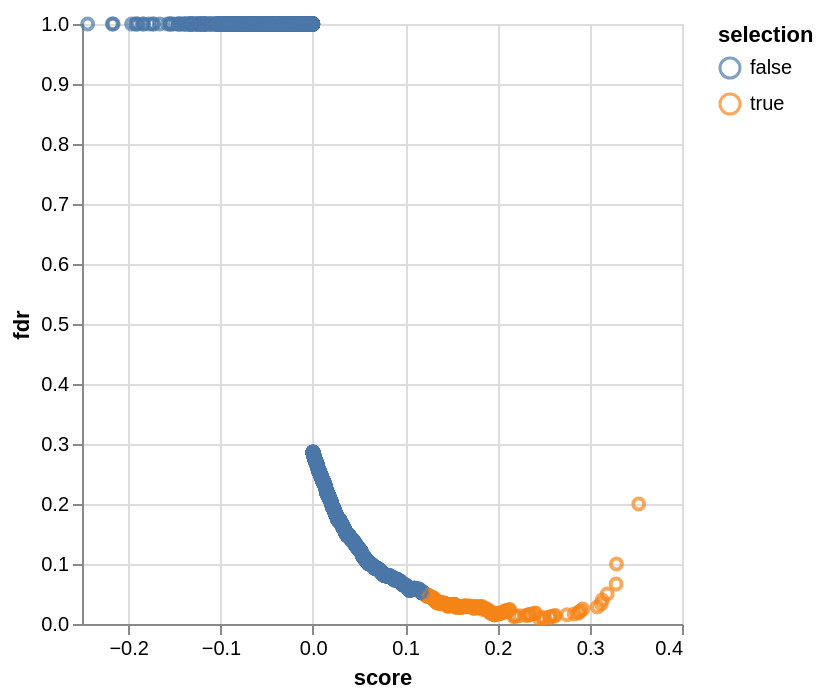

The notebook cell saved with this chart:
### Markdown cell above
The selection procedure computes an estimate of the false discovery proportion for every single gene. The final selection is defined as the last time any of the estimated false discovery proportions fall below the selection threshold; this is exactly analogous to the benjamini-hochberg procedure. In the plot below, we select every gene that's orange. It's normal for the curve to increase a bit at the end. Unfortunately, this means that the FDR estimates aren't that useful to show to anyone using sciviewer. If there are many associations, then some of the weak effects might actually have very low estimated FDRs (because the denominator has changed: more discoveries -> lower FDR).

### Code cell
fdr_hat, selection = ctl.false_discovery_estimate(scores, q=0.05)
scores_df["fdr"] = fdr_hat
scores_df["selection"] = selection

alt.Chart(scores_df)\
    .mark_point()\
    .encode(x='score', y='fdr', color='selection')

### Figure 1 — Vega specification as saved in the notebook (floating-point values rounded to 4 significant figures; data arrays with more than 128 entries replaced by an {"elided": "..."} marker saying what was removed)
{"$schema": "https://vega.github.io/schema/vega/v5.json", "data": [{"name": "source_0", "values": {"elided": "5000 records"}}, {"name": "source_0_x_domain_score", "values": [{"min": -0.2439, "max": 0.3531}]}, {"name": "source_0_y_domain_fdr", "values": [{"min": 0.009524, "max": 1.0}]}, {"name": "source_0_color_domain_selection", "values": [{"selection": false}, {"selection": true}]}], "marks": [{"type": "symbol", "name": "marks", "from": {"data": "source_0"}, "encode": {"update": {"x": {"field": "score", "scale": "x"}, "y": {"field": "fdr", "scale": "y"}, "opacity": {"value": 0.7}, "stroke": {"field": "selection", "scale": "color"}, "fill": {"value": "transparent"}}}, "style": ["point"]}], "scales": [{"name": "x", "type": "linear", "domain": [{"signal": "(data(\"source_0_x_domain_score\")[0] || {}).min"}, {"signal": "(data(\"source_0_x_domain_score\")[0] || {}).max"}], "range": [0, {"signal": "width"}], "nice": true, "zero": true}, {"name": "y", "type": "linear", "domain": [{"signal": "(data(\"source_0_y_domain_fdr\")[0] || {}).min"}, {"signal": "(data(\"source_0_y_domain_fdr\")[0] || {}).max"}], "range": [{"signal": "height"}, 0], "nice": true, "zero": true}, {"name": "color", "type": "ordinal", "domain": {"data": "source_0_color_domain_selection", "field": "selection", "sort": true}, "range": "category"}], "axes": [{"scale": "x", "domain": false, "orient": "bottom", "gridScale": "y", "labels": false, "tickCount": {"signal": "ceil(width/40)"}, "ticks": false, "zindex": 0, "aria": false, "maxExtent": 0, "minExtent": 0, "grid": true}, {"scale": "y", "gridScale": "x", "labels": false, "grid": true, "orient": "left", "domain": false, "maxExtent": 0, "minExtent": 0, "zindex": 0, "ticks": false, "tickCount": {"signal": "ceil(height/40)"}, "aria": false}, {"scale": "x", "title": "score", "labelOverlap": true, "tickCount": {"signal": "ceil(width/40)"}, "zindex": 0, "orient": "bottom", "grid": false, "labelFlush": true}, {"scale": "y", "title": "fdr", "zindex": 0, "grid": false, "orient": "left", "tickCount": {"signal": "ceil(height/40)"}, "labelOverlap": true}], "height": 300, "background": "white", "style": "cell", "padding": 5, "width": 300, "legends": [{"stroke": "color", "symbolType": "circle", "title": "selection", "encode": {"symbols": {"update": {"fill": {"value": "transparent"}, "opacity": {"value": 0.7}}}}}]}
